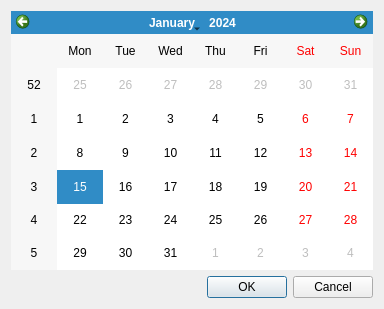
<?xml version="1.0" encoding="UTF-8"?>
<ui version="4.0">
 <class>selec_date</class>
 <widget class="QDialog" name="selec_date">
  <property name="geometry">
   <rect>
    <x>0</x>
    <y>0</y>
    <width>384</width>
    <height>309</height>
   </rect>
  </property>
  <property name="windowTitle">
   <string>Dialog</string>
  </property>
  <layout class="QVBoxLayout" name="verticalLayout">
   <item>
    <widget class="QCalendarWidget" name="calendarWidget"/>
   </item>
   <item>
    <widget class="QDialogButtonBox" name="buttonBox">
     <property name="orientation">
      <enum>Qt::Horizontal</enum>
     </property>
     <property name="standardButtons">
      <set>QDialogButtonBox::Cancel|QDialogButtonBox::Ok</set>
     </property>
    </widget>
   </item>
  </layout>
 </widget>
 <resources/>
 <connections>
  <connection>
   <sender>buttonBox</sender>
   <signal>accepted()</signal>
   <receiver>selec_date</receiver>
   <slot>accept()</slot>
   <hints>
    <hint type="sourcelabel">
     <x>248</x>
     <y>254</y>
    </hint>
    <hint type="destinationlabel">
     <x>157</x>
     <y>274</y>
    </hint>
   </hints>
  </connection>
  <connection>
   <sender>buttonBox</sender>
   <signal>rejected()</signal>
   <receiver>selec_date</receiver>
   <slot>reject()</slot>
   <hints>
    <hint type="sourcelabel">
     <x>316</x>
     <y>260</y>
    </hint>
    <hint type="destinationlabel">
     <x>286</x>
     <y>274</y>
    </hint>
   </hints>
  </connection>
 </connections>
</ui>
